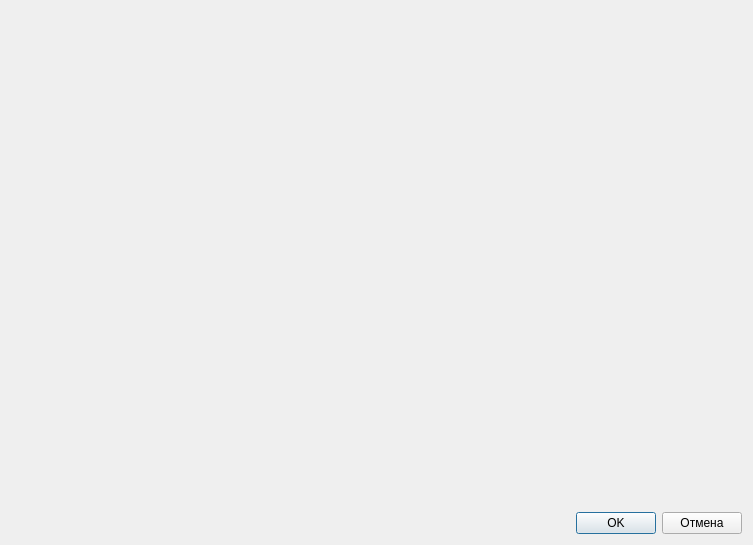
<?xml version="1.0" encoding="UTF-8"?>
<ui version="4.0">
 <class>DialogAddDescription</class>
 <widget class="QDialog" name="DialogAddDescription">
  <property name="geometry">
   <rect>
    <x>0</x>
    <y>0</y>
    <width>753</width>
    <height>545</height>
   </rect>
  </property>
  <property name="windowTitle">
   <string>Добавить описание товаров</string>
  </property>
  <layout class="QVBoxLayout" name="verticalLayout">
   <item>
    <widget class="FrameTabsHTMLEditor" name="widgetFullDescription" native="true">
     <property name="sizePolicy">
      <sizepolicy hsizetype="Preferred" vsizetype="Expanding">
       <horstretch>0</horstretch>
       <verstretch>0</verstretch>
      </sizepolicy>
     </property>
     <property name="styleSheet">
      <string notr="true"/>
     </property>
    </widget>
   </item>
   <item>
    <layout class="QHBoxLayout" name="horizontalLayout">
     <item>
      <spacer name="horizontalSpacer">
       <property name="orientation">
        <enum>Qt::Horizontal</enum>
       </property>
       <property name="sizeHint" stdset="0">
        <size>
         <width>40</width>
         <height>20</height>
        </size>
       </property>
      </spacer>
     </item>
     <item>
      <widget class="QPushButton" name="pushButtonOK">
       <property name="text">
        <string>OK</string>
       </property>
      </widget>
     </item>
     <item>
      <widget class="QPushButton" name="pushButtonCancel">
       <property name="text">
        <string>Отмена</string>
       </property>
      </widget>
     </item>
    </layout>
   </item>
  </layout>
 </widget>
 <customwidgets>
  <customwidget>
   <class>FrameTabsHTMLEditor</class>
   <extends>QWidget</extends>
   <header>frametabshtmleditor.h</header>
   <container>1</container>
  </customwidget>
 </customwidgets>
 <resources/>
 <connections/>
</ui>
